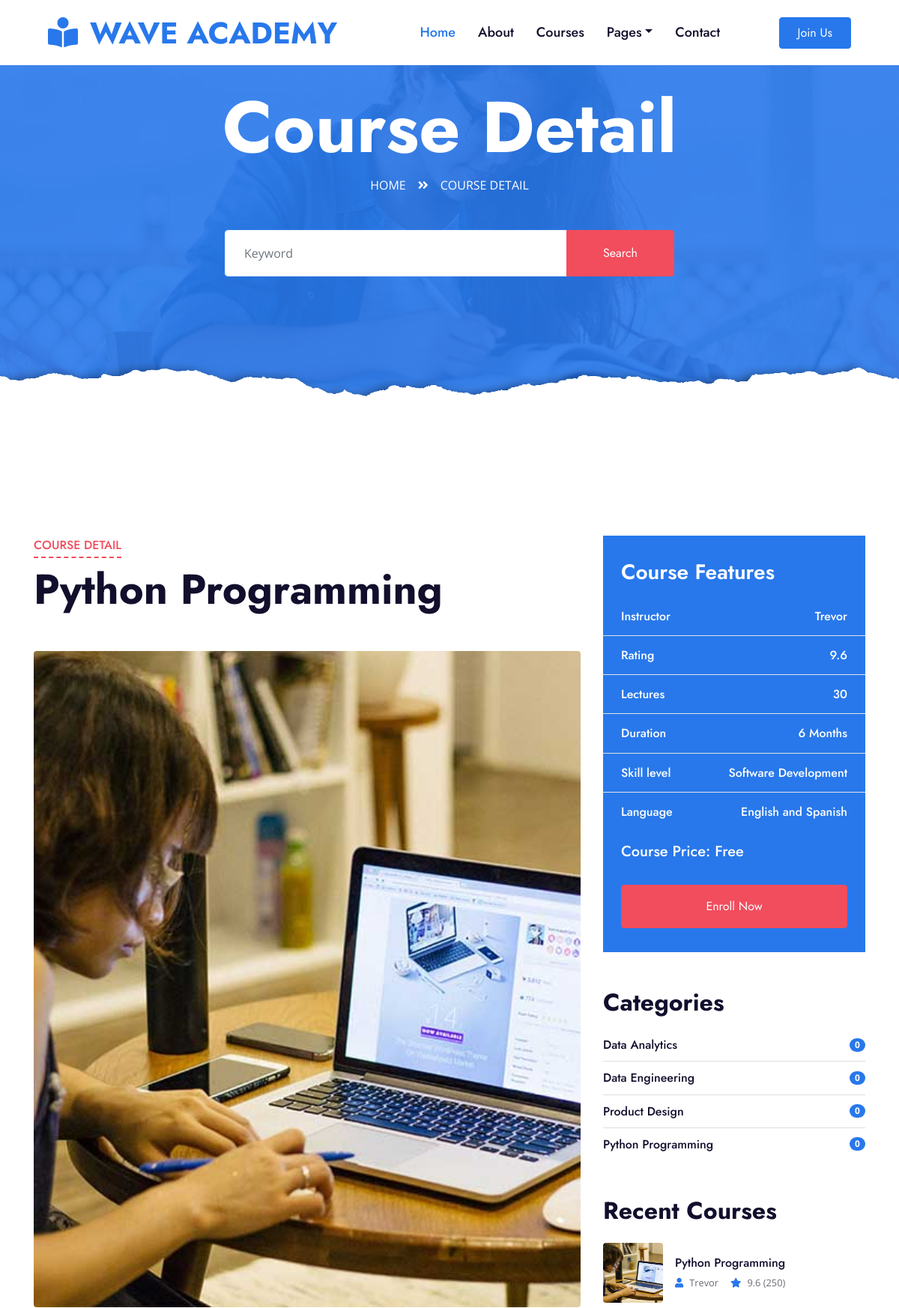
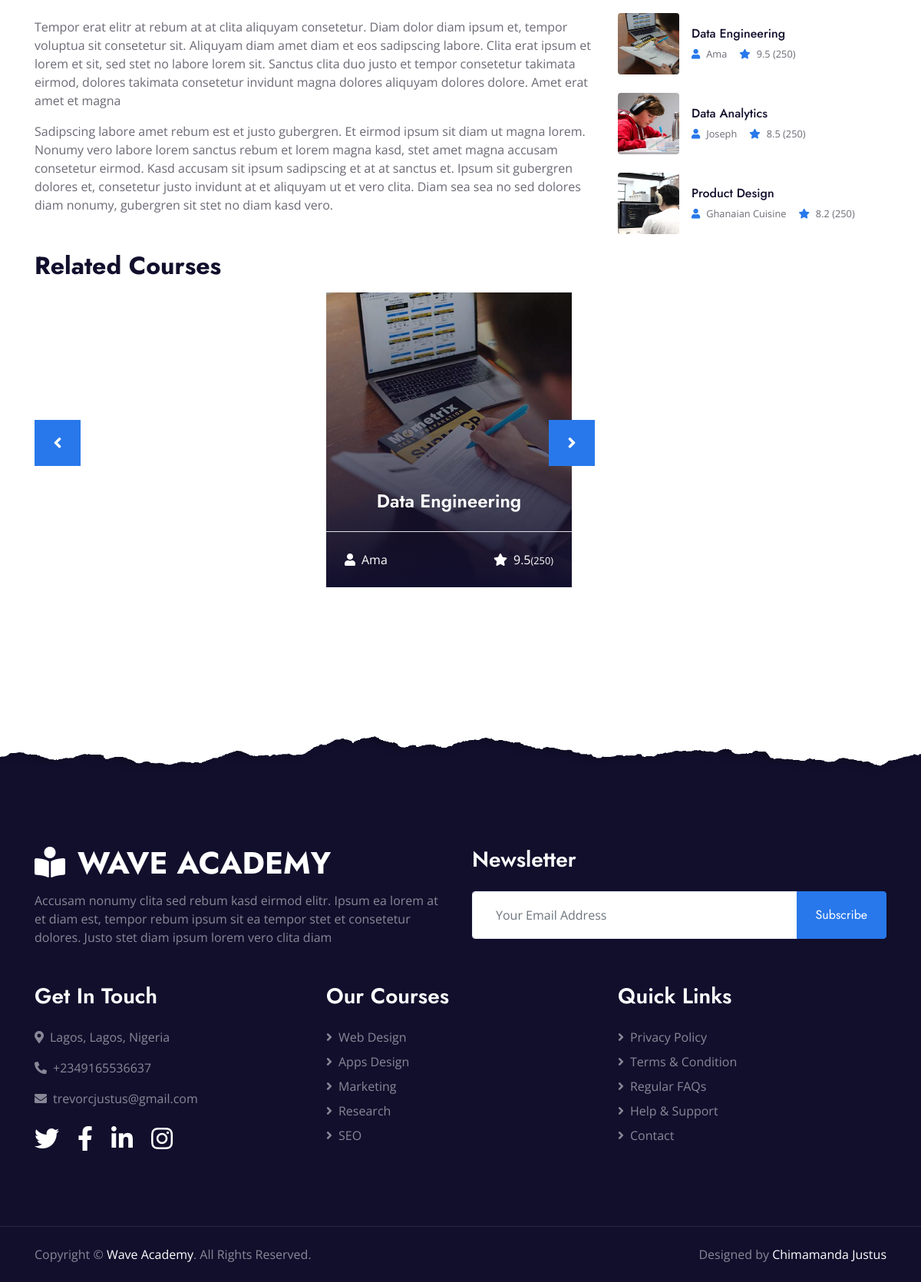
Page /detail/1/ on the committed database (2 pictures, top to bottom).
### core/models.py (models this page shows, shortened)
class ReleaseCoure(models.Model):
    image = models.ImageField(upload_to='course/')
    name = models.CharField(max_length=500)
    instructor = models.ForeignKey('Instructors', on_delete=models.CASCADE)
    description = models.TextField()
    description2 = models.TextField()
    rating = models.FloatField()
    lectures = models.CharField(max_length=100)
    duration = models.CharField(max_length=100)
    skill_level = models.CharField(max_length=200)
    language = models.CharField(max_length=250)
    course_price = models.CharField(max_length=100)

class Instructors(models.Model):
    image = models.ImageField(upload_to='instructors')
    name = models.CharField(max_length=300)
    course = models.CharField(max_length=700)
    x = models.CharField(max_length=500)
    facebook = models.CharField(max_length=500)
    linkedin = models.CharField(max_length=500)
    instagram = models.CharField(max_length=500)
    youtube = models.CharField(max_length=500)
    def __str__(self):
        return self.name

### core/views.py (the view)
# urls.py: path('detail/<int:course_id>/', views.detail, name='detail'),
def detail(request, course_id):
    categories_with_count = (
        ReleaseCoure.objects
        .values('name')
        .annotate(participant_count=Count('participant'))
    )
    related = ReleaseCoure.objects.all()
    course = get_object_or_404(ReleaseCoure, pk=course_id)
    context = {
        'course': course,
        'related': related,
        'categories_with_count': categories_with_count,
        }
    return render(request, 'detail.html', context)

### core/templates/detail.html (shortened to what this page needs)
{% extends 'base.html' %}
{% load static %}
{% block content %}
    <div class="jumbotron jumbotron-fluid page-header position-relative overlay-bottom" style="margin-bottom: 90px;">
        <div class="container text-center py-5">
            <h1 class="text-white display-1">Course Detail</h1>
            <div class="d-inline-flex text-white mb-5">
                <p class="m-0 text-uppercase"><a class="text-white" href="">Home</a></p>
                <i class="fa fa-angle-double-right pt-1 px-3"></i>
                <p class="m-0 text-uppercase">Course Detail</p>
            </div>
            <div class="mx-auto mb-5" style="width: 100%; max-width: 600px;">
                <div class="mx-auto mb-5" style="width: 100%; max-width: 600px;">
                    <form method="get" action="{% url 'search' %}">
                        <div class="input-group">
                            <input type="text" name="query" class="form-control border-light" style="padding: 30px 25px;" placeholder="Keyword">
                            <div class="input-group-append">
                                <button class="btn btn-secondary px-4 px-lg-5" type="submit">Search</button>
                            </div>
                        </div>
                    </form>
                </div>
            </div>
        </div>
    </div>
    <div class="container-fluid py-5">
        <div class="container py-5">
            <div class="row">
                <div class="col-lg-8">
                    {% if course %}
                    <div class="mb-5">
                        <div class="section-title position-relative mb-5">
                            <h6 class="d-inline-block position-relative text-secondary text-uppercase pb-2">Course Detail</h6>
                            <h1 class="display-4">{{ course.name }}</h1>
                        </div>
                        <img class="img-fluid rounded w-100 mb-4" src="{{ course.image.url }}" alt="Image">
                        <p>{{ course.description }}</p>
                        <p>{{ course.description2 }}</p>
                    </div>
                    {% endif %}
                    <h2 class="mb-3">Related Courses</h2>
                    <div class="owl-carousel related-carousel position-relative" style="padding: 0 30px;">
                        {% for i in related %}
                        <a class="courses-list-item position-relative d-block overflow-hidden mb-2" href="{% url 'detail' course_id=i.id %}">
                            <img class="img-fluid" src="{{ i.image.url }}" alt="">
                            <div class="courses-text">
                                <h4 class="text-center text-white px-3">{{ i.name }}</h4>
                                <div class="border-top w-100 mt-3">
                                    <div class="d-flex justify-content-between p-4">
                                        <span class="text-white"><i class="fa fa-user mr-2"></i>{{ i.instructor }}</span>
                                        <span class="text-white"><i class="fa fa-star mr-2"></i>{{ i.rating }}<small>(250)</small></span>
                                    </div>
                                </div>
                            </div>
                        </a>
                        {% endfor %}
                    </div>
                </div>
                <div class="col-lg-4 mt-5 mt-lg-0">
                    {% if course %}
                    <div class="bg-primary mb-5 py-3">
                        <h3 class="text-white py-3 px-4 m-0">Course Features</h3>
                        <div class="d-flex justify-content-between border-bottom px-4">
                            <h6 class="text-white my-3">Instructor</h6>
                            <h6 class="text-white my-3">{{ course.instructor }}</h6>
                        </div>
                        <div class="d-flex justify-content-between border-bottom px-4">
                            <h6 class="text-white my-3">Rating</h6>
                            <h6 class="text-white my-3">{{ course.rating }}<small></small></h6>
                        </div>
                        <div class="d-flex justify-content-between border-bottom px-4">
                            <h6 class="text-white my-3">Lectures</h6>
                            <h6 class="text-white my-3">{{ course.lectures }}</h6>
                        </div>
                        <div class="d-flex justify-content-between border-bottom px-4">
                            <h6 class="text-white my-3">Duration</h6>
                            <h6 class="text-white my-3">{{ course.duration }}</h6>
                        </div>
                        <div class="d-flex justify-content-between border-bottom px-4">
                            <h6 class="text-white my-3">Skill level</h6>
                            <h6 class="text-white my-3">{{ course.skill_level }}</h6>
                        </div>
                        <div class="d-flex justify-content-between px-4">
                            <h6 class="text-white my-3">Language</h6>
                            <h6 class="text-white my-3">{{ course.language}}</h6>
                        </div>
                        <h5 class="text-white py-3 px-4 m-0">Course Price: {{ course.course_price }}</h5>
                        <div class="py-3 px-4">
                            <a class="btn btn-block btn-secondary py-3 px-5" href="{% url "joinus" %}">Enroll Now</a>
                        </div>
                    </div>
                    {% endif %}
                    <div class="mb-5">
                        <h2 class="mb-3">Categories</h2>
                        <ul class="list-group list-group-flush">
                            {% for category in categories_with_count %}
                            <li class="list-group-item d-flex justify-content-between align-items-center px-0">
                                <a href="#" class="text-decoration-none h6 m-0">{{ category.name }}</a>
                                <span class="badge badge-primary badge-pill">{{ category.participant_count }}</span>
                            </li>
                            {% endfor %}
                        </ul>
                    </div>
                    <div class="mb-5">
                        <h2 class="mb-4">Recent Courses</h2>
                        {% for i in related %}
                        <a class="d-flex align-items-center text-decoration-none mb-4" href="{% url 'detail' course_id=i.id %}">
                            <img class="img-fluid rounded" src="{{ i.image.url }}" alt="" style="width: 80px; height: 80px;">
                            <div class="pl-3">
                                <h6>{{ i.name}}</h6>
                                <div class="d-flex">
                                    <small class="text-body mr-3"><i class="fa fa-user text-primary mr-2"></i>{{ i.instructor}}</small>
                                    <small class="text-body"><i class="fa fa-star text-primary mr-2"></i>{{ i.rating}} (250)</small>
                                </div>
                            </div>
                        </a>
                        {% endfor %}
                    </div>
                </div>
            </div>
        </div>
    </div>
{% endblock %}

### rows in the picture
ReleaseCoure: name "Python Programming", image (picture), description "Tempor erat elitr at rebum at at clita aliquyam consetetur. Diam dolor diam ipsum et, tempor voluptua sit consetetur sit. Aliquyam diam amet diam et eos sadipscing labore. Clita erat ipsum et lorem et sit, sed stet no labore lorem sit. Sanctus clita duo justo et tempor consetetur takimata eirmod, dolores takimata consetetur invidunt magna dolores aliquyam dolores dolore. Amet erat amet et magna", description2 "Sadipscing labore amet rebum est et justo gubergren. Et eirmod ipsum sit diam ut magna lorem. Nonumy vero labore lorem sanctus rebum et lorem magna kasd, stet amet magna accusam consetetur eirmod. Kasd accusam sit ipsum sadipscing et at at sanctus et. Ipsum sit gubergren dolores et, consetetur justo invidunt at et aliquyam ut et vero clita. Diam sea sea no sed dolores diam nonumy, gubergren sit stet no diam kasd vero.", instructor "Trevor", rating "9.6", lectures "30", duration "6 Months", skill_level "Software Development", language "English and Spanish", course_price "Free"
ReleaseCoure: image (picture), name "Data Engineering", instructor "Ama", rating "9.5"
ReleaseCoure: image (picture), name "Data Analytics", instructor "Joseph", rating "8.5"
ReleaseCoure: image (picture), name "Product Design", instructor "Ghanaian Cuisine", rating "8.2"

### other values in the picture
{{ category.name }} "Data Analytics" "Data Engineering" "Product Design" "Python Programming"
{{ category.participant_count }} "0" "0" "0" "0"
